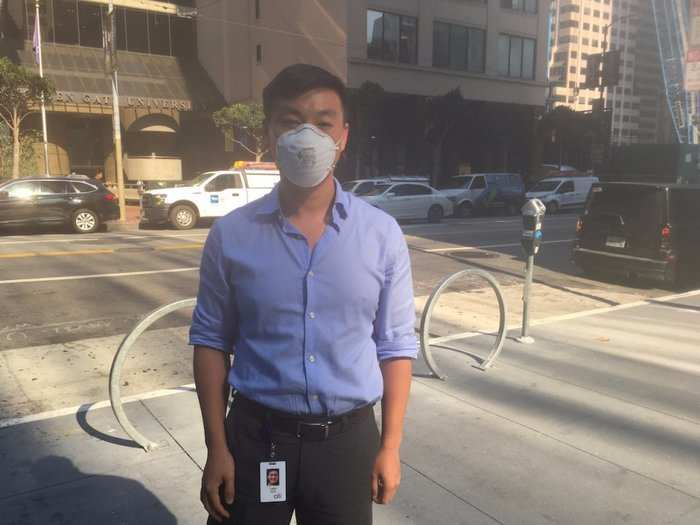
#> input picture pic3.png, 700 x 525 px
$ python main.py   (older library calls are emulated)
#> lines starting #> are read from the running program, lines starting #| are printed output that depends on the picture
import cv2
import numpy as np
from skimage import io, img_as_float
from skimage.filters import gaussian
from scipy.ndimage.filters import convolve
from skimage import io
from skimage.filters import median
from skimage.restoration import denoise_nl_means, estimate_sigma
from PIL import Image
from PIL import ImageEnhance

#reading a image from computer and taking dimensions
# img = cv2.imread('pic2.jpeg')
img = cv2.imread('pic3.png')
#> img is the input picture: shape (525, 700, 3); mean B, G, R 116.5, 121.8, 130.9
# img = cv2.imread('https://pbs.twimg.com/media/CdGOqAiW0AAShOM?format=jpg&name=small')
rows, cols = img.shape[:2]
#> rows = 525; cols = 700


image = Image.open('pic3.png')
# img = cv2.imread('https://pbs.twimg.com/media/CdGOqAiW0AAShOM?format=jpg&name=small')


# shows image in image viewer
# image.show()
# Enhance Brightness


#Kernel Blurring using filter2D()
# kernel_25 = np.ones((25,25), np.float32) / 625.0
# output_kernel = cv2.filter2D(img, -1, kernel_25)

#Boxfilter and blur function blurring
# output_blur = cv2.blur(img, (25,25))
# output_box = cv2.boxFilter(img, -1, (5,5), normalize=False)

#gaussian Blur
# output_gaus = cv2.GaussianBlur(img, (5,5), 0)

# #median Bur (reduction of noise)
# output_med = cv2.medianBlur(img, 5)

# #Bilateral filtering (Reduction of noise + Preserving of edges)
# output_bil = cv2.bilateralFilter(img, 5, 6, 6)

# # cv2.imshow('kernel blur', output_kernel)
# # cv2.imshow('Blur() output', output_blur)
# # cv2.imshow('Box filter', output_box)
# cv2.imshow('Gaussian', output_gaus)
# cv2.imshow('Bilateral', output_bil)
# cv2.imshow('Median Blur', output_med)
# cv2.imshow('Original', img)

# gaussian_kernel = np.array([[1/16, 1/8, 1/16],   #3x3 kernel
                # [1/8, 1/4, 1/8],
#                 [1/16, 1/8, 1/16]])

# conv_using_cv2 = cv2.filter2D(img, -1, gaussian_kernel, borderType=cv2.BORDER_CONSTANT)
# when ddepth=-1, the output image will have the same depth as the source
#example, if input is float64 then output will also be float64
# BORDER_CONSTANT - Pad the image with a constant value (i.e. black or 0)
#BORDER_REPLICATE: The row or column at the very edge of the original is replicated to the extra border.


curr_bri = ImageEnhance.Color(image)
new_bri = 2.5

# Brightness enhanced by a factor of 2.5
img_brightened = curr_bri.enhance(new_bri)
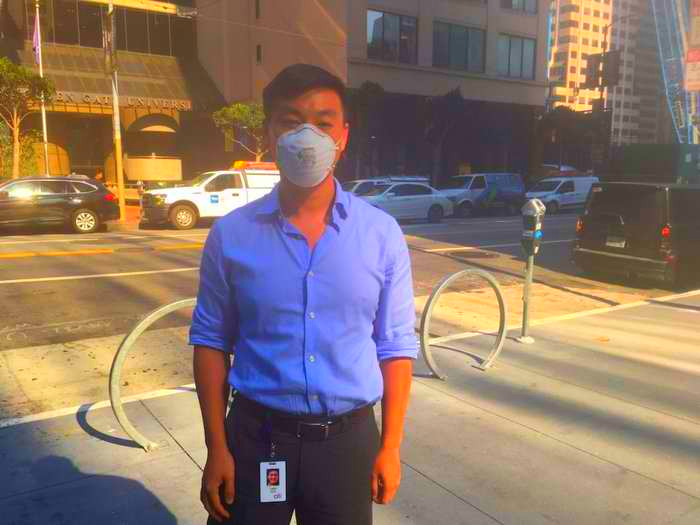
#> img_brightened: PIL image 700x525 RGB; mean R, G, B 140.4, 118.3, 104.9
img_brightened.show()
img_brightened = img.astype(np.uint8)
gaussian_using_cv2 = cv2.GaussianBlur(img_brightened, (3,3), 0, borderType=cv2.BORDER_CONSTANT)

# gaussian_using_skimage = gaussian(img, sigma=1, mode='constant', cval=0.0)
#sigma defines the std dev of the gaussian kernel. SLightly different than
#how we define in cv2


# sigma_est = np.mean(estimate_sigma(img, multichannel=True))
# #sigma_est = 0.1

# denoise_img = denoise_nl_means(img, h=1.15 * sigma_est, fast_mode=True,
#                                patch_size=5, patch_distance=3, multichannel=False)

cv2.imshow("Original", img)
# cv2.imshow("cv2 filter", conv_using_cv2)
cv2.imshow("Using cv2 gaussian", gaussian_using_cv2)
# cv2.imshow("Using skimage", gaussian_using_skimage)
# cv2.imshow("NLM Filtered", denoise_img)
#cv2.imshow("Using scipy2", conv_using_scipy2)

cv2.waitKey(0)
cv2.destroyAllWindows()


# Opens the image file


# shows updated image in image viewer
#
# from pgmagick import Image

# img = Image('noisy.jpg')

# # sharpening image
# img.sharpen(2)
# img.write('sharp_koala.jpg')
